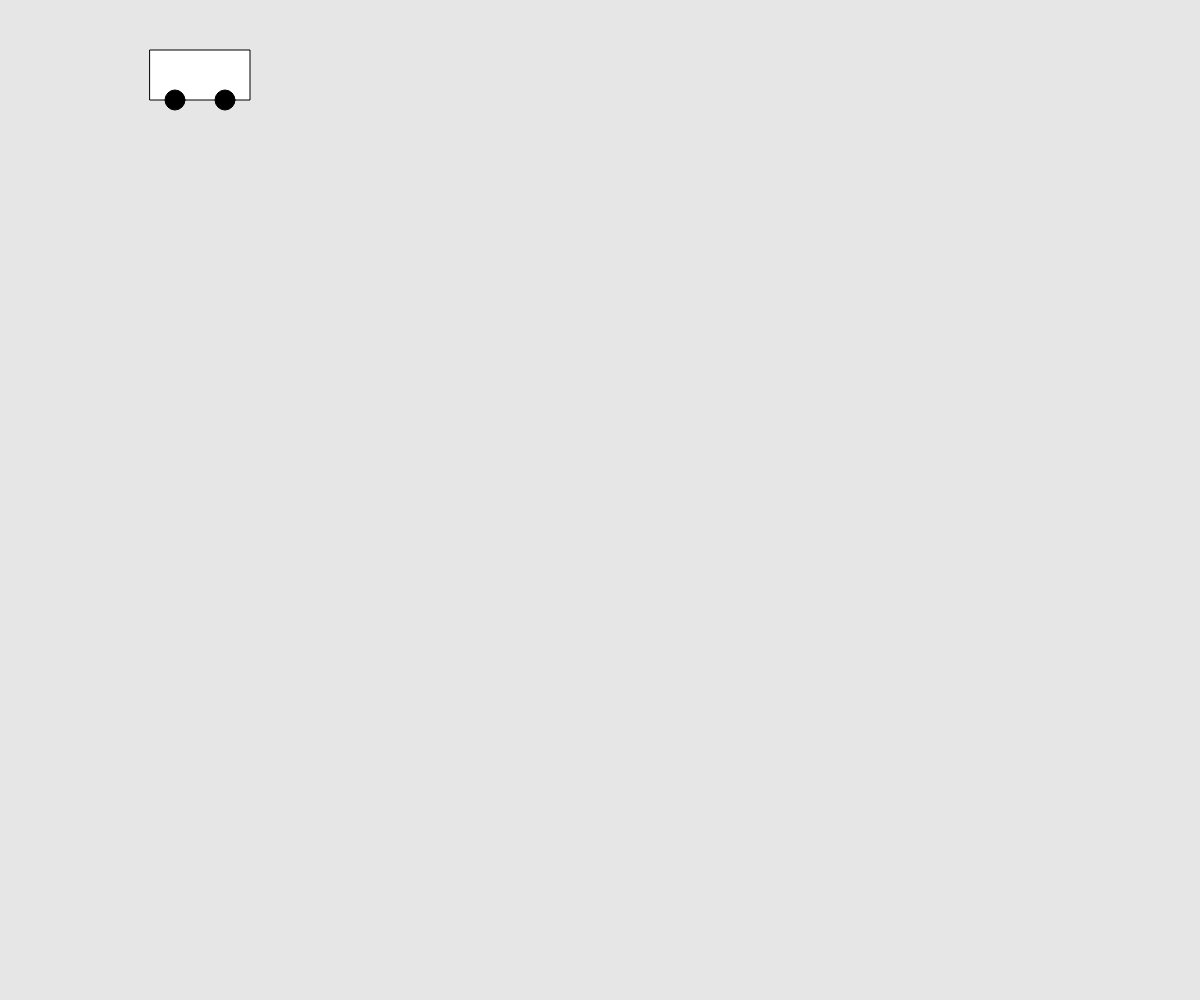
Frame 1 (no input)
Frame 60 (no input): identical to frame 1, image omitted
Frame 120 (the mouse pressed at the canvas centre since frame 60): identical to frame 1, image omitted

The p5.js sketch that drew this single still picture (run headless with seeded random() and noise() and a simulated clock; from frame 60 on, the mouse is pressed at the canvas centre):

// p5.js sketch
// ── sketch.js
// P5 Drawing Basics
// Talha Murad
// 09/12/2023
//

//global variables
let busX = 100, busY = 0;

function setup() {
  createCanvas(windowWidth, windowHeight);
}
function draw() { //keep this as clean as possible
  background(230);
  drawBus();
  moveBus();

}

function drawBus(){
  fill(255);
  rect(50 + busX, 50, 100, 50);
  fill(0);
  circle(75 + busX, 100, 20);
  circle(125 + busX, 100, 20);
}

function moveBus() {
  //move the bus
  if (keyIsPressed) {
    if (keyCode === LEFT_ARROW) {
      busX = busX - 10
    }
    if (keyCode === RIGHT_ARROW) {
      busX = busX + 10;
    }
  }
}
